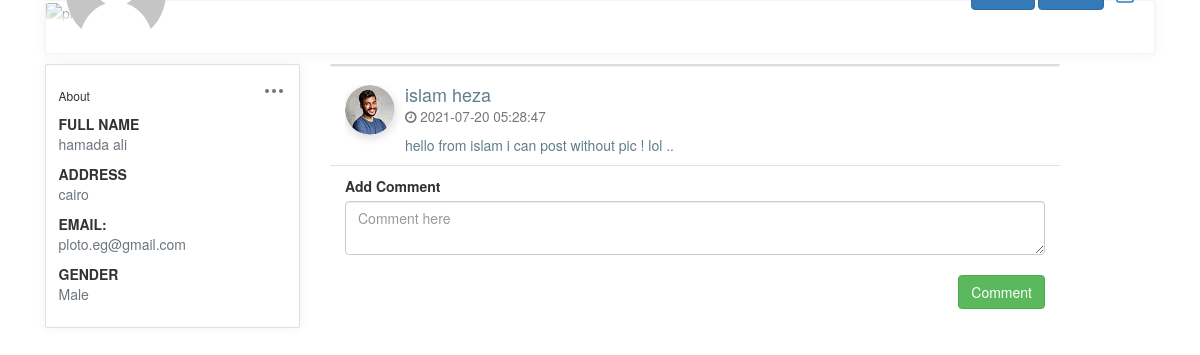
Page /post.php?id=26 (signed in) on the committed database.
### tables this page shows
CREATE TABLE `users` (
  `User_Id` int(11) NOT NULL,
  `fname` varchar(30) NOT NULL,
  `lname` varchar(30) NOT NULL,
  `Username` varchar(30) NOT NULL,
  `Address` varchar(30) NOT NULL,
  `Email` varchar(30) NOT NULL,
  `Password` varchar(30) NOT NULL,
  `Gender` enum('Female','Male') NOT NULL,
  `Profile_Img` varchar(30) DEFAULT '1.png'
);

CREATE TABLE `posts` (
  `Post_Id` int(11) NOT NULL,
  `User_Id` int(11) NOT NULL,
  `Body` varchar(250) NOT NULL,
  `Image` varchar(30) NOT NULL,
  `Date` datetime DEFAULT NULL
);

### viewprofile.php (called while the page is built)
<?php
$con = new PDO("mysql:host=localhost; dbname=Facebook","root","");
$data=$con->query("select * from users where User_Id={$_COOKIE['userid']}");
$profile=$data->fetch(PDO::FETCH_ASSOC);
?>

### classes/db.php (called while the page is built, shortened)
<?php
class db{
    private $dbname="Facebook";
    private $host="localhost";
    private $username="root";
    private $password="";
    private $connection=null;
    function __construct(){
        $this->server="mysql:host=$this->host;dbname=$this->dbname";
        $this->connection= new pdo($this->server,$this->username,$this->password);
    }
    public function getData($cols, $table ,$condition=1){
        return $this->connection->query("select $cols from $table where $condition");
     }
    public function getAllData($table ,$condition=1){
       return $this->connection->query("select * from $table where $condition ORDER BY date DESC");
    }
}
?>

### Layouts/LeftSide.php (the view, shortened to what this page needs)
<?php include("viewprofile.php")?>
<div class="d-none d-md-block col-md-4 col-xl-3 left-wrapper">
            <div class="card rounded">
                <div class="card-body">
                    <div class="d-flex align-items-center justify-content-between mb-2">
                        <h6 class="card-title mb-0">About</h6>
                        <div class="dropdown">
                            <button class="btn p-0" type="button" id="dropdownMenuButton" data-toggle="dropdown" aria-haspopup="true" aria-expanded="false">
                            </button>
                        </div>
                    </div>
                    <div class="mt-3">
                        <label class="tx-11 font-weight-bold mb-0 text-uppercase">Full Name</label>
                        <p class="text-muted"><?php echo $profile['fname']." ".$profile['lname']?></p>
                    </div>
                    <div class="mt-3">
                        <label class="tx-11 font-weight-bold mb-0 text-uppercase">Address</label>
                        <p class="text-muted"><?php echo $profile['Address']?></p>
                    </div>
                    <div class="mt-3">
                        <label class="tx-11 font-weight-bold mb-0 text-uppercase">Email:</label>
                        <p class="text-muted"><?php echo $profile['Email']?></p>
                    </div>
                    <div class="mt-3">
                        <label class="tx-11 font-weight-bold mb-0 text-uppercase">Gender</label>
                        <p class="text-muted"><?php echo $profile['Gender']?></p>
                    </div>
                </div>
            </div>
        </div>

### Layouts/header.php (shortened to what this page needs)
<?php include("viewprofile.php")?>
<div class="row">
        <div class="col-12 grid-margin">
            <div class="profile-header">
                <div class="cover">
                    <div class="gray-shade"></div>
                    <figure>
                    </figure>
                    <div class="cover-body d-flex justify-content-between align-items-center">
                        <div>
                            <img class="profile-pic" width="100px" height="100px" src="images/<?php echo$profile['Profile_Img'];?>" alt="profile">
                        </div>
                        <div class="d-none d-md-block">
                        <a href="index.php" class="btn btn-primary">Home</a>
                        <a href="profile.php" class="btn btn-primary">Profile</a>
                            <a href="logout.php">
                           </a>
                        </div>
                    </div>
                </div>
                <div class="header-links">
                </div>
            </div>
        </div>
    </div>

### Designs/viewPost.php (shortened to what this page needs)
<?php
  $user_id = $_COOKIE['userid'];
?>
<div class='col-md-8 col-sm-12 pull-left posttimeline'>
  <?php
  require_once("./classes/db.php");
  $conn = new db();
  $allPosts = $conn->getAllData("posts", "Post_Id={$_GET['id']}");
  while ($post = $allPosts->fetch(PDO::FETCH_ASSOC)) {
    $userData = $conn->getData("fname,lname,Profile_Img", "users", "User_Id={$post['User_Id']}");
    $user = $userData->fetch(PDO::FETCH_ASSOC);
    echo "
        <div class='panel panel-default'> ";
         echo "</div>
          <div class='col-md-12'>
            <div class='media'>
              <div class='media-left'> <a href='javascript:void(0)'>
               <img src='./images/{$user['Profile_Img']}' alt='profile img' style='width:50px; height:50px; border-radius:50% ;' class='media-object'> </a> </div>
              <div class='media-body'>
                <h4 class='media-heading'>{$user['fname']} {$user['lname']}<br>
                  <small><i class='fa fa-clock-o'></i> {$post['Date']}</small> </h4>
                <p class='mt-3'>{$post['Body']}</p>";
                  echo"
              </div>
            </div>
          </div>";
  } ?>
  <div class='col-md-12 border-top py-3'>
    <div class='status-upload'>
      <form method='post' action="comments/addComment.php?post_id=<?= $_GET['id'] ?>&user_id=<?= $user_id ?>">
        <label>Add Comment</label>
        <textarea class='form-control' placeholder='Comment here' name='body'></textarea>
        <br>
        <button type='submit' class='btn btn-success pull-right' name='add_comment'> Comment</button>
      </form>
    </div>
  </div>
</div>
</div>

### Css/index.css (style rules this page uses)
body { background-color: #f9fafb; margin-top:20px; }
.profile-page .profile-header { box-shadow: 0 0 10px 0 rgba(183, 192, 206, 0.2); border: 1px solid #f2f4f9; }
.profile-page .profile-header .cover { position: relative; border-radius: .25rem .25rem 0 0; }
.profile-page .profile-header .cover figure { margin-bottom: 0; }
.profile-page .profile-header .cover .gray-shade { position: absolute; top: 0; left: 0; width: 100%; height: 100%; z-index: 1; background: linear-gradient(rgba(255, 255, 255, 0.1), #fff 99%); }
.profile-page .profile-header .cover .cover-body { position: absolute; bottom: -20px; left: 0; z-index: 2; width: 100%; padding: 0 20px; }
.profile-page .profile-header .cover .cover-body .profile-pic { border-radius: 50%; width: 100px; }
.profile-page .profile-header .header-links { padding: 15px; display: -webkit-flex; display: flex; -webkit-justify-content: center; justify-content: center; background: #fff; border-radius: 0 0 .25rem .25rem; }
img { vertical-align: middle; border-style: none; }
.grid-margin { margin-bottom: 1rem; }
.card { box-shadow: 0 0 10px 0 rgba(183, 192, 206, 0.2); -webkit-box-shadow: 0 0 10px 0 rgba(183, 192, 206, 0.2); -moz-box-shadow: 0 0 10px 0 rgba(183, 192, 206, 0.2); -ms-box-shadow: 0 0 10px 0 rgba(183, 192, 206, 0.2); }
.rounded { border-radius: 0.25rem !important; }
.card { position: relative; display: flex; flex-direction: column; min-width: 0; word-wrap: break-word; background-color: #fff; background-clip: border-box; border: 1px solid #f2f4f9; border-radius: 0.25rem; }
.posttimeline .panel { margin-bottom: 15px }
.panel { box-shadow: 0px 2px 10px 0 rgba(0, 0, 0, 0.05); -moz-box-shadow: 0px 2px 10px 0 rgba(0, 0, 0, 0.05); -webkit-box-shadow: 0px 2px 10px 0 rgba(0, 0, 0, 0.05); -ms-box-shadow: 0px 2px 10px 0 rgba(0, 0, 0, 0.05); transition: all ease 0.5s; -moz-transition: all ease 0.5s; -webkit-transition: all ease 0.5s; -ms-transition: all ease 0.5s; margin-bottom: 35px; border-radius: 0px; position: relative; border: 0; display: inline-block; width: 100%; }
.progress-bar-success, .status.active, .panel-green, .panel-green > .panel-heading, .btn-success, .fc-event, .badge.green, .event_green { color: white; background-color: #8BC34A; }
.media-object { max-width: 50px; border-radius: 50px; box-shadow: 0px 3px 10px 0 rgba(0, 0, 0, 0.15); -moz-box-shadow: 0px 3px 10px 0 rgba(0, 0, 0, 0.15); -webkit-box-shadow: 0px 3px 10px 0 rgba(0, 0, 0, 0.15); -ms-box-shadow: 0px 3px 10px 0 rgba(0, 0, 0, 0.15); }
.media:first-child { margin-top: 15px; }
.media-object { display: block; }
.media-body { color: #607D8B; overflow: visible; }

### rows in the picture
users: Profile_Img (picture), fname "hamada", lname "ali", Address "cairo", Email "ploto.eg@gmail.com", Gender "Male"
posts: User_Id.Profile_Img (picture), User_Id.fname "islam", User_Id.lname "heza", Date "2021-07-20 05:28:47", Body "hello from islam i can post without pic ! lol .."
